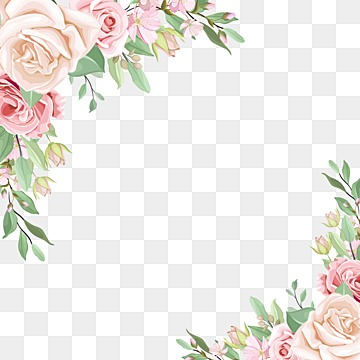
#> input picture Chapter-19/flowerr.png, 360 x 360 px, found by its file name
$ python customseatingcards..py
#> lines starting #> are read from the running program, lines starting #| are printed output that depends on the picture
from PIL import Image,ImageFont,ImageDraw
img_file =open('guests.txt')
#> (reads Chapter-18/guests.txt from the repository)
names=img_file.readlines()
for i in names:
    inv=i[-1]
    img=Image.new('RGBA',(288,360),'white')
#> img: PIL image 288x360 RGBA; every value is 255
    image=Image.open('flowerr.png')
#> image is the input picture: PIL image 360x360 RGB; mean R, G, B 237.5, 234.4, 229.7
    image=image.resize((288,360))
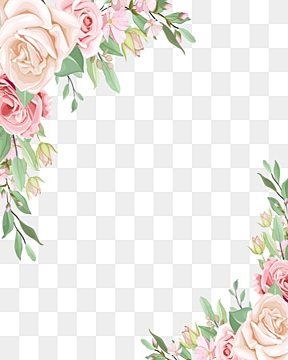
#> image: PIL image 288x360 RGB; mean R, G, B 237.5, 234.4, 229.7
    img.paste(image,(0,0))

    draw=ImageDraw.Draw(img)
    draw.text((8,250),'It would be  a pleasure to have the company of',fill='blue')
    draw.text((130,270),inv,fill='blue')
    draw.text((39,290),'at 11010 Memory Lane on April 1st',fill='blue')
    draw.rectangle((2,2,285,355),outline='yellow')
    img.save(f'{inv}invitation.png')
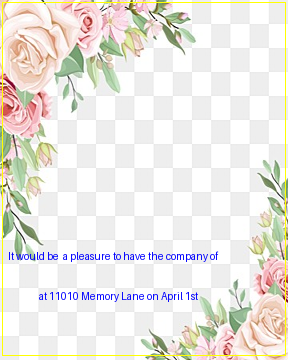
#> saved as 
invitation.png: PIL image 288x360 RGBA; mean R, G, B, A 235.9, 232.9, 227.1, 255
